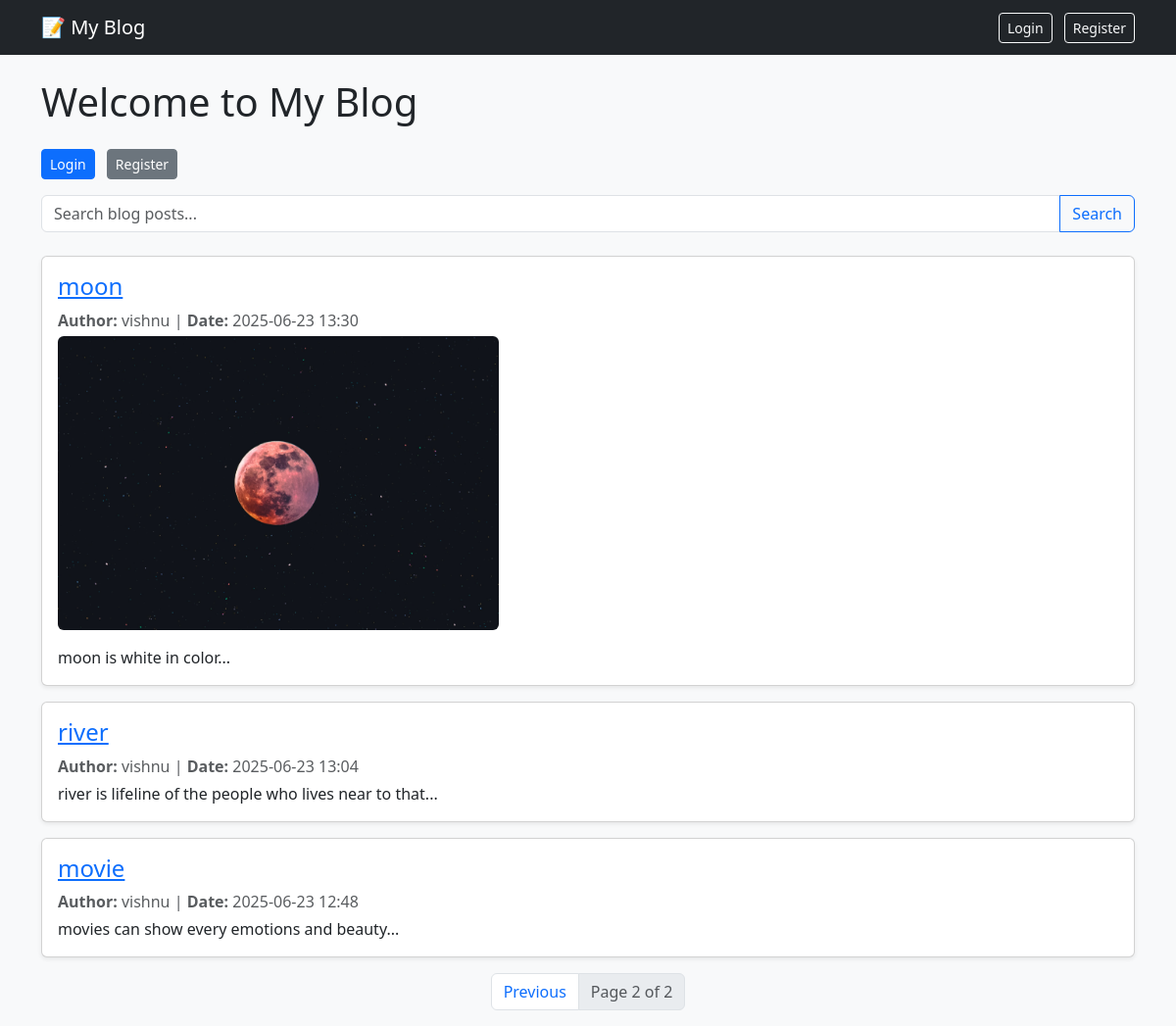
Screenshot of /?page=2 with the database file from the repository.
### blog/models.py (models this page shows, shortened)
class BlogPost(models.Model):
    title = models.CharField(max_length=200)
    content = models.TextField()
    author = models.ForeignKey(User, on_delete=models.CASCADE)
    image = models.ImageField(upload_to='post_images/', blank=True, null=True)
    category = models.ForeignKey(Category, on_delete=models.SET_NULL, null=True, blank=True)
    tags = models.ManyToManyField(Tag, blank=True)
    likes = models.ManyToManyField(User, related_name='liked_posts', blank=True)
    created_at = models.DateTimeField(auto_now_add=True)

### blog/views.py (the view)
# urls.py: path('', views.home, name='home'),
def home(request):
    query = request.GET.get('q')
    if query:
        posts = BlogPost.objects.filter(
            Q(title__icontains=query) | Q(content__icontains=query)
        )
    else:
        posts = BlogPost.objects.all()
    paginator = Paginator(posts.order_by('-created_at'), 5)
    page_number = request.GET.get('page')
    page_obj = paginator.get_page(page_number)
    return render(request, 'blog/home.html', {'posts': page_obj, 'page_obj': page_obj, 'filter_type': request.GET.get('filter_type'),
        'filter_name': request.GET.get('filter_name')})

### blog/templates/blog/home.html (shortened to what this page needs)
{% extends 'blog/base.html' %}
{% block content %}
  <h1 class="mb-4">Welcome to My Blog</h1>
  {% if user.is_authenticated %}
      <div class="mb-3">
          <span class="me-2">Hi <strong>{{ user.username }}</strong></span>
          <form method="post" action="{% url 'logout' %}" style="display:inline;">
            {% csrf_token %}
            <button type="submit" class="btn btn-sm btn-outline-danger">Logout</button>
          </form>
          <a href="{% url 'my_posts' %}" class="btn btn-sm btn-outline-dark ms-2">📄 My Posts</a>
          <a href="{% url 'create_post' %}" class="btn btn-sm btn-success ms-2">➕ Create New Post</a>
      </div>
  {% else %}
      <div class="mb-3">
          <a href="{% url 'login' %}" class="btn btn-sm btn-primary">Login</a>
          <a href="{% url 'register' %}" class="btn btn-sm btn-secondary ms-2">Register</a>
      </div>
  {% endif %}
  <form method="get" class="mb-4">
  <div class="input-group">
    <input type="text" name="q" class="form-control" placeholder="Search blog posts..." value="{{ request.GET.q }}">
    <button type="submit" class="btn btn-outline-primary">Search</button>
  </div>
</form>
  {% for post in posts %}
      <div class="card mb-3 shadow-sm">
          <div class="card-body">
              <h4 class="card-title">
                  <a href="{% url 'post_detail' post.id %}">{{ post.title }}</a>
              </h4>
              <p class="text-muted mb-1">
                  <strong>Author:</strong> {{ post.author.username }} |
                  <strong>Date:</strong> {{ post.created_at|date:"Y-m-d H:i" }}
              </p>
              {% if post.image %}
              <img src="{{ post.image.url }}" class="img-fluid rounded mb-3" style="max-height: 300px;" alt="Post image">
              {% endif %}
              <p class="card-text">{{ post.content|slice:":200" }}...</p>
          </div>
      </div>
  {% empty %}
      <p>No blog posts yet!</p>
  {% endfor %}
  <nav aria-label="Page navigation">
  <ul class="pagination justify-content-center">
    {% if page_obj.has_previous %}
      <li class="page-item">
        <a class="page-link" href="?page={{ page_obj.previous_page_number }}{% if request.GET.q %}&q={{ request.GET.q }}{% endif %}">Previous</a>
      </li>
    {% endif %}
    <li class="page-item disabled">
      <a class="page-link" href="#">Page {{ page_obj.number }} of {{ page_obj.paginator.num_pages }}</a>
    </li>
  </ul>
</nav>
{% endblock %}

### rows the page displays
BlogPost: title "moon", author.username "vishnu", created_at "2025-06-23 13:30", image (picture), content "moon is white in color"
BlogPost: title "river", author.username "vishnu", created_at "2025-06-23 13:04", content "river is lifeline of the people who lives near to that"
BlogPost: title "movie", author.username "vishnu", created_at "2025-06-23 12:48", content "movies can show every emotions and beauty"

### other values shown
{{ page_obj.number }} "2"
{{ page_obj.paginator.num_pages }} "2"
